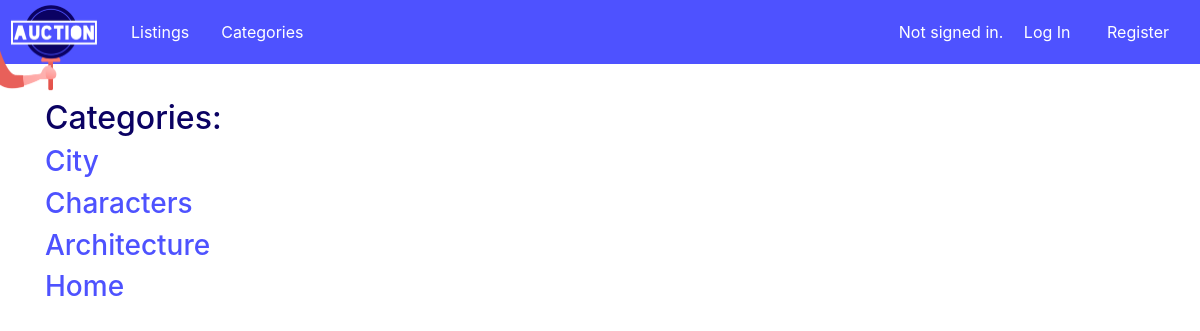
Screenshot of /auctions/categories with the database file from the repository.
### auctions/models.py (models this page shows, shortened)
class Categories(models.Model):
    name = models.CharField(max_length=64)

### auctions/views.py (the view)
# urls.py: path('categories', views.categories, name="categories"),
def categories(request):
    return render(request, "auctions/categories.html", {
        "categories": Categories.objects.all()
    })

### auctions/templates/auctions/categories.html
{% extends "auctions/layout.html" %}
{% block body %}
<div class="main-content container">
    <h2>Categories:</h2>
    {% for category in categories %}
    <div>
        <h3><a href="categories/{{category.id }}">{{ category.name }}</a></h3>
    </div>
    {% endfor %}
</div>
{% endblock %}

### auctions/static/auctions/styles.css (style rules this page uses)
h2, h3 { color: #0B0263; }
a { color: #4E52FF; }
.main-content { margin-top: 35px; }

### rows the page displays
Categories: name "City"
Categories: name "Characters"
Categories: name "Architecture"
Categories: name "Home"
